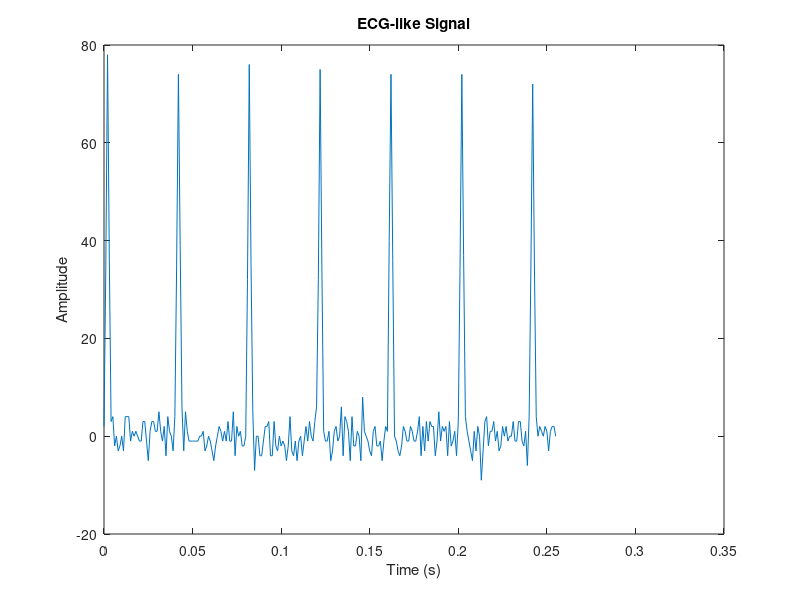

Recreate this plot in MATLAB.
clc; clear;

% Parameters
N = 256;
Fs = 1000;
t = (0:N-1)/Fs;
% Preallocate signal
ecg_like_signal = zeros(1, N);
% Spike parameters
spike_interval = 40;
spike_width = 5;

for i = 1:spike_interval:N-spike_width
    pulse = gausswin(spike_width)' * 1.5;  % Sharp positive pulse
    ecg_like_signal(i:i+spike_width-1) = ecg_like_signal(i:i+spike_width-1) + pulse;
end
% Add small noise
noise = 0.05 * randn(1, N);
noisy_signal = ecg_like_signal + noise;
% Scale and convert to int8
scaled_signal = int8(noisy_signal * 50);  % Lower scale if needed
% Write HEX values
fid = fopen('input_data.hex', 'w');
for i = 1:N
    fprintf(fid, '%02X\n', typecast(scaled_signal(i), 'uint8'));
end
fclose(fid);
% Plot
plot(t, scaled_signal);
title('ECG-like Signal');
xlabel('Time (s)');
ylabel('Amplitude');
